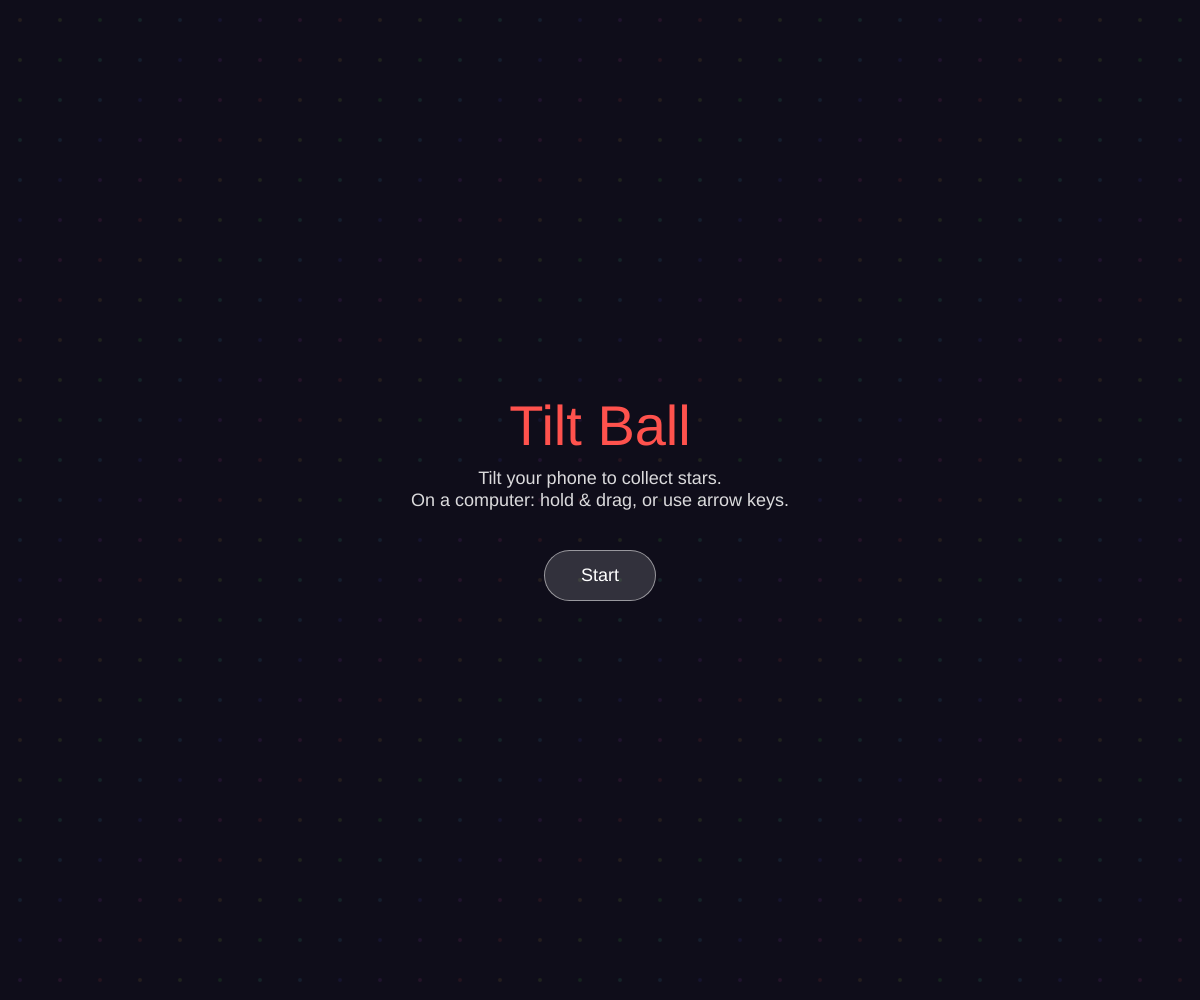
Frame 1 (no input)
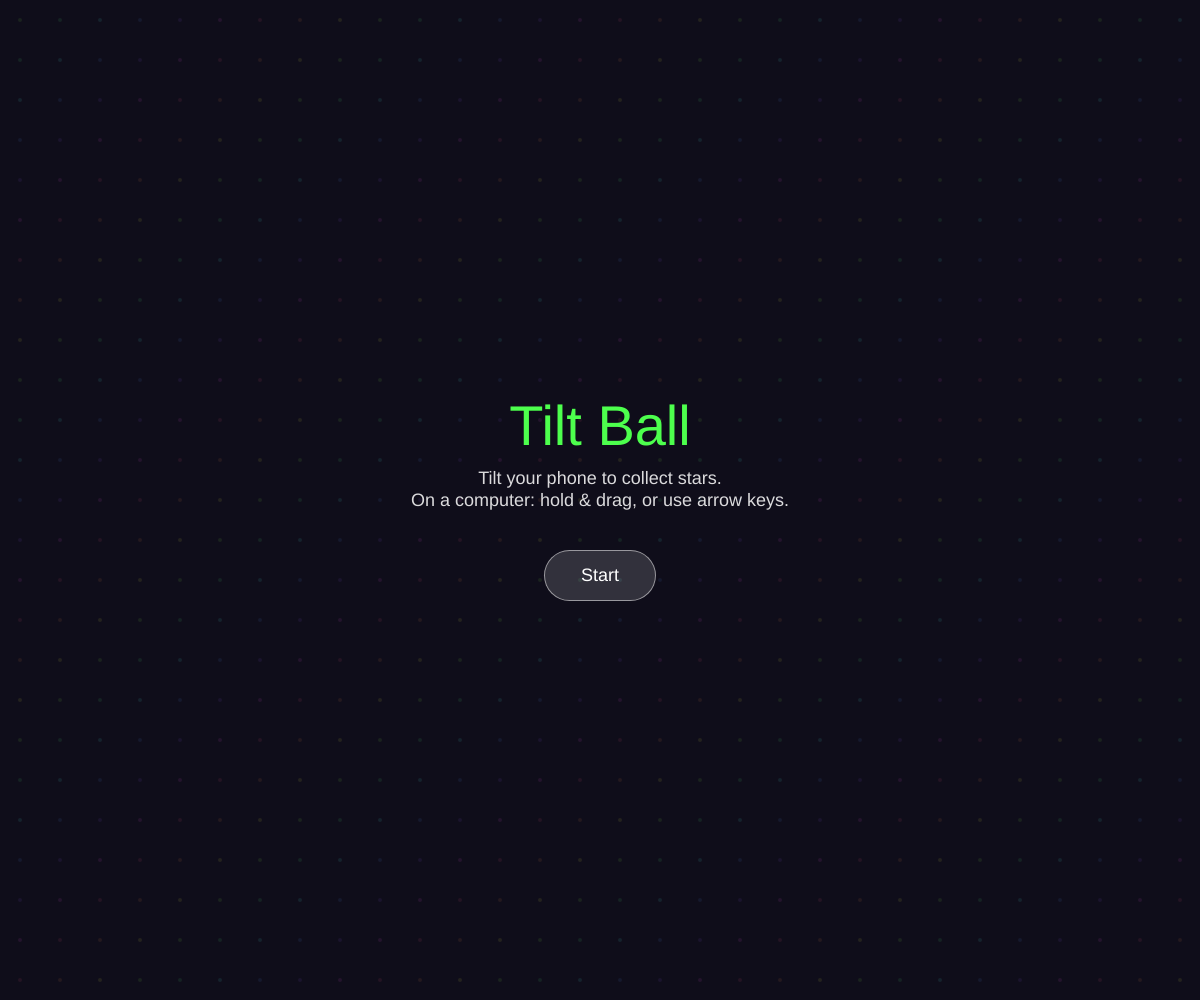
Frame 60 (no input)
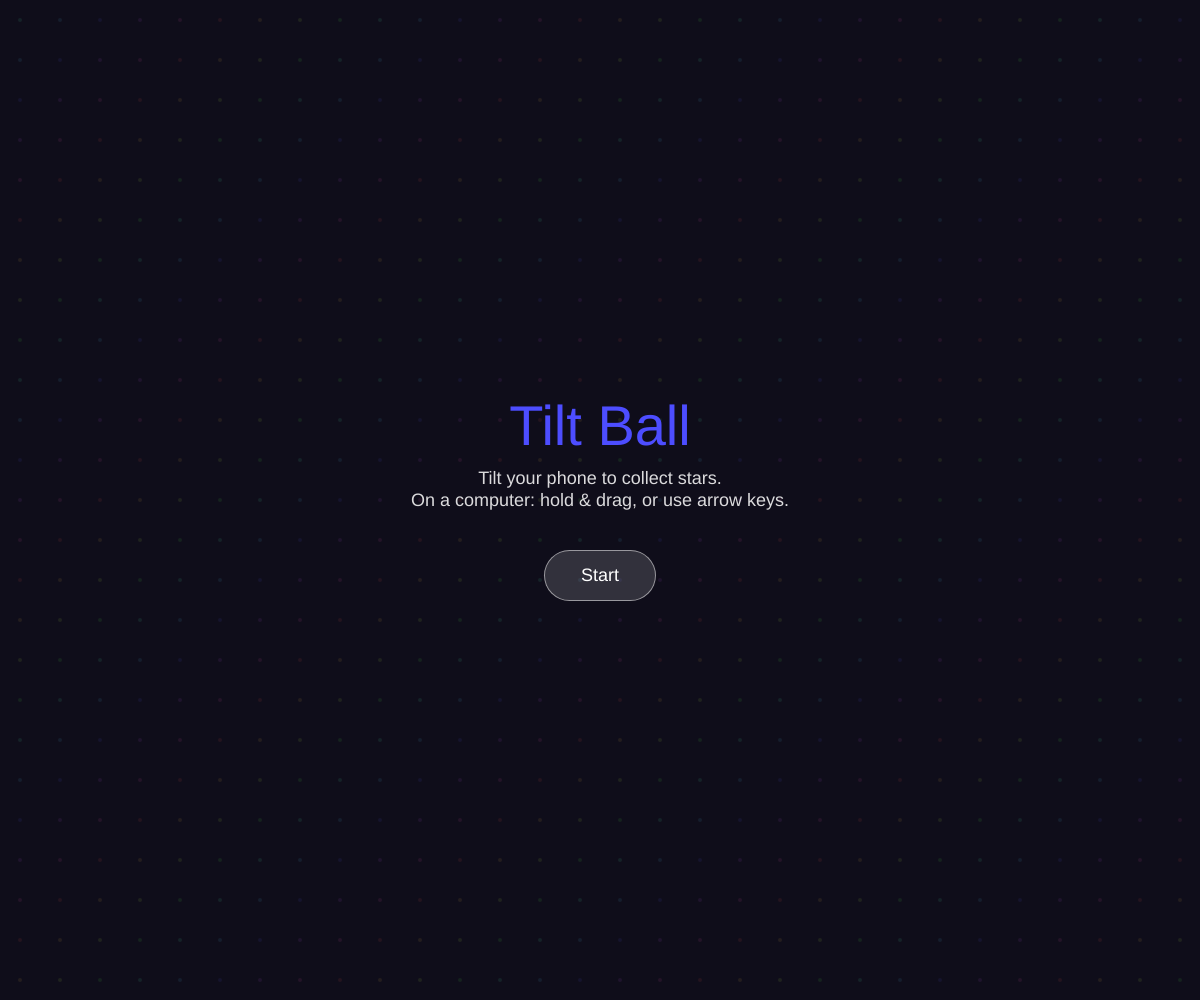
Frame 120 (the mouse pressed at the canvas centre since frame 60)

The p5.js sketch that drew these frames (run headless with seeded random() and noise() and a simulated clock; from frame 60 on, the mouse is pressed at the canvas centre):

// p5.js sketch
// ── sketch.js
// Tilt Ball —— 倾斜手机控制小球收集星星
// 没有传感器时：按住并拖动（鼠标/触摸）让球朝手指方向加速，或用方向键

let state = 'title';          // 'title' 或 'play'
let ball, target;
let particles = [];
let score = 0;

let tilt = { x: 0, y: 0 };    // 传感器倾斜量（-1 ~ 1）
let sensorActive = false;     // 是否真正收到传感器数据
let listening = false;
let controlMode = '';

let pointer = { down: false, x: 0, y: 0 };
let startBtn;

function setup() {
  const cnv = createCanvas(windowWidth, windowHeight);
  colorMode(HSB, 360, 100, 100, 1);
  textFont('sans-serif');

  // 页面样式：全屏、无滚动、触摸时不滚动页面
  document.body.style.margin = '0';
  document.body.style.overflow = 'hidden';
  document.body.style.background = '#0b0b14';
  cnv.elt.style.display = 'block';
  cnv.elt.style.touchAction = 'none';

  // 鼠标/触摸控制（传感器不可用时的备用方案）
  const el = cnv.elt;
  el.addEventListener('pointerdown', (e) => {
    e.preventDefault();
    el.setPointerCapture(e.pointerId);
    pointer = { down: true, x: e.offsetX, y: e.offsetY };
  });
  el.addEventListener('pointermove', (e) => {
    if (pointer.down) { pointer.x = e.offsetX; pointer.y = e.offsetY; }
  });
  const up = () => (pointer.down = false);
  el.addEventListener('pointerup', up);
  el.addEventListener('pointercancel', up);

  // Start 按钮
  startBtn = createButton('Start');
  styleButton(startBtn);
  placeButton();
  startBtn.elt.addEventListener('click', startGame);

  resetGame();
}

function draw() {
  background(250, 50, 10);
  drawBackgroundDots();

  if (state === 'title') {
    drawTitle();
    return;
  }

  updateBall();
  checkTarget();

  drawTarget();
  drawParticles();
  drawBall();
  drawHUD();
}

// ---------- 开始 & 传感器 ----------

async function startGame() {
  startBtn.attribute('disabled', '');

  if (!listening && typeof DeviceOrientationEvent !== 'undefined') {
    try {
      // iPhone / iPad (iOS 13+) 需要在点击时请求权限
      if (typeof DeviceOrientationEvent.requestPermission === 'function') {
        const res = await DeviceOrientationEvent.requestPermission();
        if (res === 'granted') {
          window.addEventListener('deviceorientation', onOrientation);
          listening = true;
        }
      } else {
        // Android 和其他浏览器不需要权限
        window.addEventListener('deviceorientation', onOrientation);
        listening = true;
      }
    } catch (e) {
      // 权限被拒或出错 → 使用触摸/鼠标
    }
  }

  resetGame();
  state = 'play';
  startBtn.hide();
  controlMode = 'Checking sensor...';

  // 等 1 秒看是否真的收到传感器数据（电脑浏览器通常收不到）
  setTimeout(() => {
    controlMode = sensorActive
      ? 'Tilt your phone to move'
      : 'No motion sensor: hold & drag, or use arrow keys';
  }, 1000);
}

function onOrientation(e) {
  if (e.beta === null || e.gamma === null) return;
  sensorActive = true;

  // 根据屏幕方向调整轴（横屏时也能正常操作）
  const angle = (screen.orientation && screen.orientation.angle) || window.orientation || 0;
  let ax, ay;
  if (angle === 90)                       { ax = e.beta;   ay = -e.gamma; }
  else if (angle === -90 || angle === 270) { ax = -e.beta;  ay = e.gamma; }
  else if (angle === 180)                 { ax = -e.gamma; ay = -e.beta; }
  else                                    { ax = e.gamma;  ay = e.beta; }

  // 倾斜 45° 视为最大
  tilt.x = constrain(ax / 45, -1, 1);
  tilt.y = constrain(ay / 45, -1, 1);
}

// ---------- 游戏逻辑 ----------

function resetGame() {
  ball = { x: width / 2, y: height / 2, vx: 0, vy: 0, r: min(width, height) * 0.05, hue: 0 };
  ball.r = constrain(ball.r, 16, 36);
  score = 0;
  particles = [];
  newTarget();
}

function newTarget() {
  const m = 60;
  target = { x: random(m, width - m), y: random(m, height - m), r: 22, hue: random(360) };
}

function updateBall() {
  let ax = 0, ay = 0;
  const power = 0.6;

  if (sensorActive) {
    ax += tilt.x * power;
    ay += tilt.y * power;
  }

  // 按住时朝手指/鼠标方向加速
  if (pointer.down) {
    const dx = pointer.x - ball.x, dy = pointer.y - ball.y;
    const d = max(1, sqrt(dx * dx + dy * dy));
    const k = power * min(1, d / 100);
    ax += (dx / d) * k;
    ay += (dy / d) * k;
  }

  // 方向键
  if (keyIsDown(LEFT_ARROW))  ax -= power;
  if (keyIsDown(RIGHT_ARROW)) ax += power;
  if (keyIsDown(UP_ARROW))    ay -= power;
  if (keyIsDown(DOWN_ARROW))  ay += power;

  ball.vx = (ball.vx + ax) * 0.985;  // 轻微摩擦
  ball.vy = (ball.vy + ay) * 0.985;
  ball.x += ball.vx;
  ball.y += ball.vy;
  ball.hue = (ball.hue + 1) % 360;

  // 边缘反弹
  const bounce = 0.8;
  if (ball.x < ball.r)          { ball.x = ball.r;          hitWall(ball.vx); ball.vx = -ball.vx * bounce; }
  if (ball.x > width - ball.r)  { ball.x = width - ball.r;  hitWall(ball.vx); ball.vx = -ball.vx * bounce; }
  if (ball.y < ball.r)          { ball.y = ball.r;          hitWall(ball.vy); ball.vy = -ball.vy * bounce; }
  if (ball.y > height - ball.r) { ball.y = height - ball.r; hitWall(ball.vy); ball.vy = -ball.vy * bounce; }
}

function hitWall(speed) {
  if (abs(speed) > 2) spawnParticles(ball.x, ball.y, ball.hue, floor(abs(speed) * 2));
}

function checkTarget() {
  if (dist(ball.x, ball.y, target.x, target.y) < ball.r + target.r) {
    score++;
    spawnParticles(target.x, target.y, target.hue, 30);
    newTarget();
  }
}

function spawnParticles(x, y, hue, n) {
  for (let i = 0; i < n; i++) {
    const a = random(TWO_PI), sp = random(1, 6);
    particles.push({
      x, y, vx: cos(a) * sp, vy: sin(a) * sp,
      hue: (hue + random(-40, 40) + 360) % 360,
      size: random(4, 10), life: 50
    });
  }
}

// ---------- 绘制 ----------

function drawBackgroundDots() {
  noStroke();
  const step = 40;
  for (let x = step / 2; x < width; x += step) {
    for (let y = step / 2; y < height; y += step) {
      fill((x + y + frameCount) % 360, 60, 60, 0.15);
      circle(x, y, 4);
    }
  }
}

function drawBall() {
  noStroke();
  fill(ball.hue, 80, 100, 0.2);
  circle(ball.x, ball.y, ball.r * 3);           // 光晕
  fill(ball.hue, 80, 100);
  circle(ball.x, ball.y, ball.r * 2);           // 本体
  fill(0, 0, 100, 0.7);
  circle(ball.x - ball.r * 0.35, ball.y - ball.r * 0.35, ball.r * 0.6); // 高光
}

function drawTarget() {
  const pulse = 1 + 0.15 * sin(frameCount * 0.1);
  push();
  translate(target.x, target.y);
  rotate(frameCount * 0.03);
  noStroke();
  fill(target.hue, 70, 100, 0.25);
  circle(0, 0, target.r * 3 * pulse);
  fill(target.hue, 70, 100);
  star(target.r * pulse, target.r * 0.45 * pulse, 5);
  pop();
}

function drawParticles() {
  noStroke();
  for (let i = particles.length - 1; i >= 0; i--) {
    const p = particles[i];
    p.x += p.vx; p.y += p.vy;
    p.vx *= 0.95; p.vy *= 0.95;
    p.life--;
    fill(p.hue, 80, 100, p.life / 50);
    circle(p.x, p.y, p.size);
    if (p.life <= 0) particles.splice(i, 1);
  }
}

function drawHUD() {
  noStroke();
  fill(0, 0, 100);
  textAlign(LEFT, TOP);
  textSize(28);
  text('★ ' + score, 16, 16);
  textSize(14);
  fill(0, 0, 100, 0.75);
  textAlign(LEFT, BOTTOM);
  text(controlMode, 16, height - 16);
}

function drawTitle() {
  noStroke();
  textAlign(CENTER, CENTER);
  fill((frameCount * 2) % 360, 70, 100);
  textSize(min(56, width / 7));
  text('Tilt Ball', width / 2, height / 2 - 70);
  fill(0, 0, 100, 0.85);
  textSize(min(18, width / 22));
  text('Tilt your phone to collect stars.\nOn a computer: hold & drag, or use arrow keys.',
       width / 2, height / 2 - 10);
}

function star(r1, r2, n) {
  beginShape();
  for (let i = 0; i < n * 2; i++) {
    const r = i % 2 === 0 ? r1 : r2;
    const a = (PI / n) * i - HALF_PI;
    vertex(cos(a) * r, sin(a) * r);
  }
  endShape(CLOSE);
}

// ---------- 其他 ----------

function styleButton(btn) {
  btn.style('padding', '14px 36px');
  btn.style('font-size', '18px');
  btn.style('font-family', 'sans-serif');
  btn.style('color', '#fff');
  btn.style('background', 'rgba(255,255,255,0.15)');
  btn.style('border', '1px solid rgba(255,255,255,0.5)');
  btn.style('border-radius', '28px');
  btn.style('cursor', 'pointer');
  btn.style('transform', 'translateX(-50%)');
  btn.style('z-index', '10');
}

function placeButton() {
  startBtn.position(width / 2, height / 2 + 50);
}

function windowResized() {
  resizeCanvas(windowWidth, windowHeight);
  placeButton();
  ball.x = constrain(ball.x, ball.r, width - ball.r);
  ball.y = constrain(ball.y, ball.r, height - ball.r);
  if (target.x > width - 30 || target.y > height - 30) newTarget();
}
